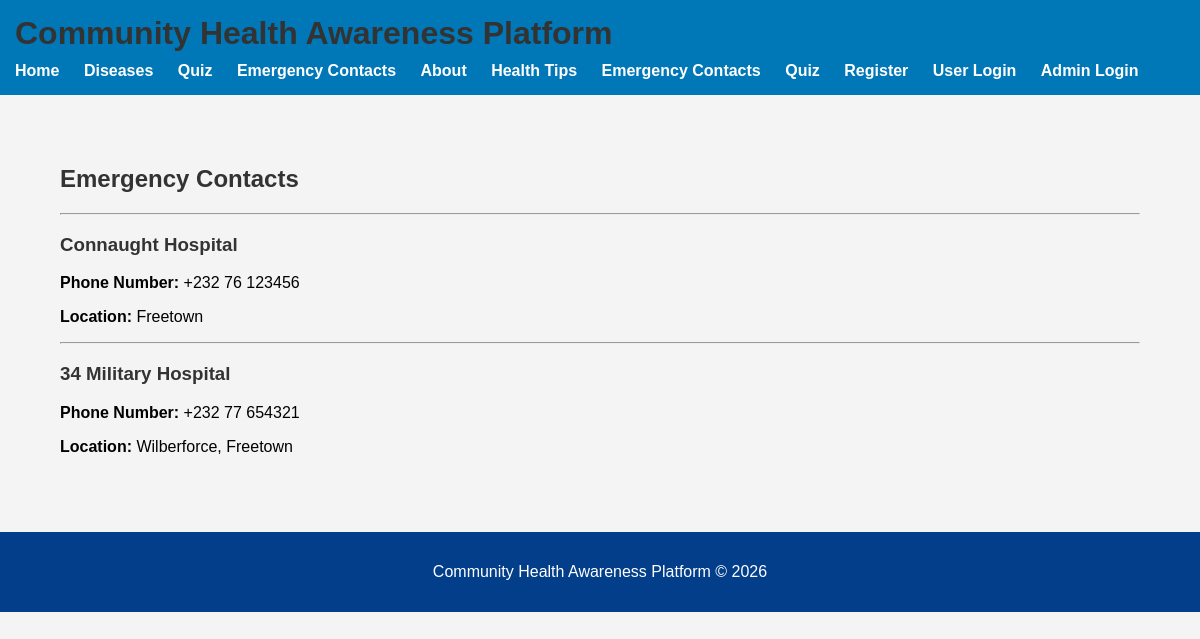
Screenshot of /emergency_contacts.php with the database file from the repository.
### tables this page shows
CREATE TABLE `emergency_contacts` (
  `id` int(11) NOT NULL,
  `hospital_name` varchar(150) NOT NULL,
  `phone_number` varchar(50) NOT NULL,
  `location` varchar(255) NOT NULL
);

### emergency_contacts.php (the view)
<?php
include 'includes/header.php';
include 'includes/db.php';
$result = $conn->query("SELECT * FROM emergency_contacts");
?>
<h2>Emergency Contacts</h2>
<?php while($row = $result->fetch_assoc()){ ?>
<hr>
<h3><?php echo $row['hospital_name']; ?></h3>
<p>
    <strong>Phone Number:</strong>
    <?php echo $row['phone_number']; ?>
</p>
<p>
    <strong>Location:</strong>
    <?php echo $row['location']; ?>
</p>
<?php } ?>
<?php include 'includes/footer.php'; ?>

### css/style.css (style rules this page uses)
body { font-family: Arial, sans-serif; margin: 0; padding: 0; background-color: #f4f6f9; }
h1,h2,h3 { color: #333; }

### includes/header.php (style rules this page uses)
body { margin:0; font-family: Arial, sans-serif; background:#f4f4f4; }

### rows the page displays
emergency_contacts: hospital_name "Connaught Hospital", phone_number "+232 76 123456", location "Freetown"
emergency_contacts: hospital_name "34 Military Hospital", phone_number "+232 77 654321", location "Wilberforce, Freetown"
